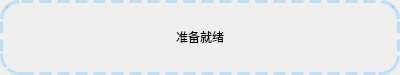
<?xml version="1.0" encoding="UTF-8"?>
<ui version="4.0">
    <class>AccWidget</class>
    <widget class="QWidget" name="AccWidget">
        <property name="geometry">
            <rect>
                <x>0</x>
                <y>0</y>
                <width>400</width>
                <height>75</height>
            </rect>
        </property>
        <property name="minimumSize">
            <size>
                <width>0</width>
                <height>75</height>
            </size>
        </property>
        <property name="maximumSize">
            <size>
                <width>16777215</width>
                <height>75</height>
            </size>
        </property>
        <property name="windowTitle">
            <string>Form</string>
        </property>
        <property name="styleSheet">
            <string notr="true">QLabel#StatusLabel{ font: 500 24pt &quot;Microsoft YaHei UI&quot;;}
                QWidget#StatusWidget{ border: 3px dashed rgba(0, 157, 255, 50); border-radius:20px;}
            </string>
        </property>
        <layout class="QGridLayout" name="gridLayout">
            <property name="leftMargin">
                <number>0</number>
            </property>
            <property name="topMargin">
                <number>0</number>
            </property>
            <property name="rightMargin">
                <number>0</number>
            </property>
            <property name="bottomMargin">
                <number>0</number>
            </property>
            <property name="spacing">
                <number>0</number>
            </property>
            <item row="0" column="0">
                <widget class="QWidget" name="StatusWidget" native="true">
                    <property name="sizePolicy">
                        <sizepolicy hsizetype="Minimum" vsizetype="Minimum">
                            <horstretch>0</horstretch>
                            <verstretch>0</verstretch>
                        </sizepolicy>
                    </property>
                    <property name="minimumSize">
                        <size>
                            <width>0</width>
                            <height>75</height>
                        </size>
                    </property>
                    <property name="maximumSize">
                        <size>
                            <width>16777215</width>
                            <height>75</height>
                        </size>
                    </property>
                    <layout class="QHBoxLayout" name="horizontalLayout">
                        <property name="spacing">
                            <number>0</number>
                        </property>
                        <property name="leftMargin">
                            <number>0</number>
                        </property>
                        <property name="topMargin">
                            <number>0</number>
                        </property>
                        <property name="rightMargin">
                            <number>0</number>
                        </property>
                        <property name="bottomMargin">
                            <number>0</number>
                        </property>
                        <item>
                            <widget class="QLabel" name="StatusLabel">
                                <property name="sizePolicy">
                                    <sizepolicy hsizetype="Fixed" vsizetype="Fixed">
                                        <horstretch>0</horstretch>
                                        <verstretch>0</verstretch>
                                    </sizepolicy>
                                </property>
                                <property name="text">
                                    <string>准备就绪</string>
                                </property>
                                <property name="alignment">
                                    <set>Qt::AlignCenter</set>
                                </property>
                            </widget>
                        </item>
                    </layout>
                </widget>
            </item>
        </layout>
    </widget>
    <resources/>
    <connections/>
</ui>
